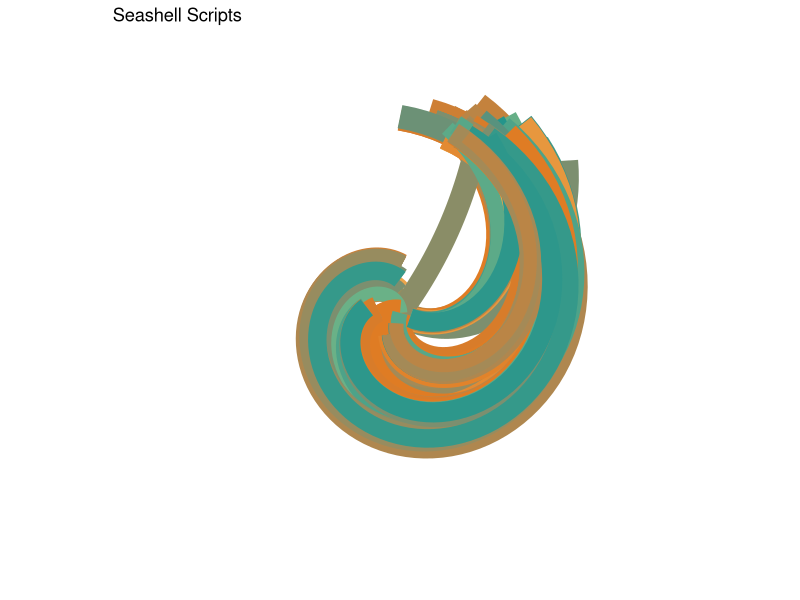
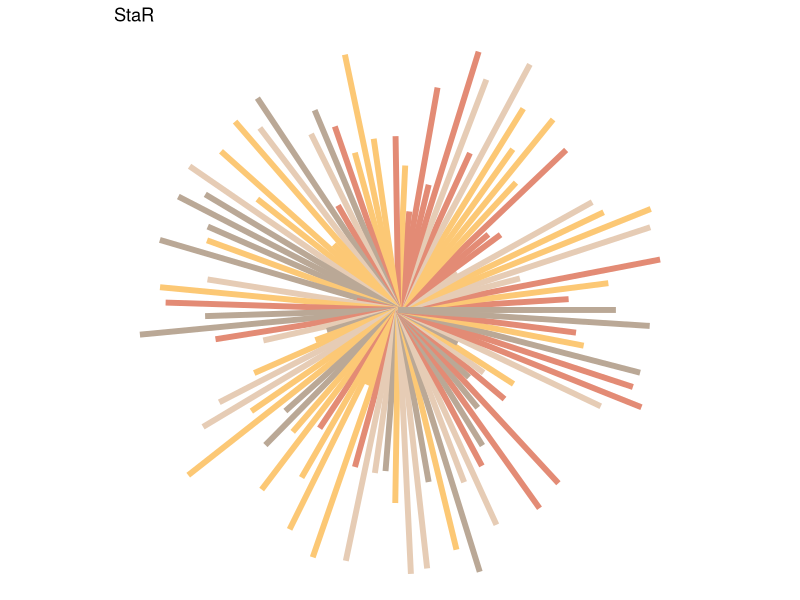

Recreate these plots in R, in order.
## ---- chunk 1
#| label: Libraries

library(tidyverse)
library(here)
library(ggthemes)
## ---- chunk 2
#| label: Data read in

surf <- read_csv(here("Data", "df_surf.csv"))
## ---- chunk 3
#| label: Data cleaning

surf_clean <- surf |>
  select_if(is.numeric)
## ---- chunk 4
#| label: Plotting

# surf and turf color palette
palette = c("#F4CC70", "#DE7A22", "#20948B", "#6AB187")

ggplot(
  data = surf_clean,
  mapping = aes(
    x = board_length,
    y = board_width,
    xend = wave_height_max,
    yend = wave_height_min,
    colour = surfer_height,
    size = surfer_age
  )) + 
  geom_segment(show.legend = FALSE) +
  coord_polar() +
  scale_y_continuous(expand = c(0, 0)) +
  scale_x_continuous(expand = c(0, 0)) + 
  scale_colour_gradientn(colours = palette) +
  scale_size(range = c(0, 10)) + 
  theme_void() +
  ggtitle("Seashell Scripts")
## ---- chunk 5
#| label: Data Sampling

sample_data <- function(seed = NULL, n = 100){
  if(!is.null(seed)) set.seed(seed)
  dat <- tibble(
    x0 = runif(n),
    y0 = runif(n),
    x1 = x0 + runif(n, min = -.2, max = .2),
    y1 = y0 + runif(n, min = -.2, max = .2),
    shade = runif(n), 
    size = runif(n),
    shape = factor(sample(0:22, size = n, replace = TRUE))
  )
}
## ---- chunk 6
#| label: Canva Sampling

sample_canva <- function(seed = NULL) {
  if(!is.null(seed)) set.seed(seed)
  sample(ggthemes::canva_palettes, 1)[[1]]
}
## ---- chunk 7
#| label: Get Data and Palette

dat <- sample_data(n = 100, seed = 1)
pal <- sample_canva(seed = 1)
## ---- chunk 8
#| label: Generate Art

polar_styled_plot <- function(data, palette) {
  n <- nrow(data)
  angles <- seq(0, 2 * pi, length.out = n)
  radii <- sqrt(data$x0)

  data <- data |>
    mutate(
      x = radii * cos(angles),
      y = radii * sin(angles),
      xend = 0,
      yend = 0,
      color = sample(palette, n, replace = TRUE)
    )
  
  plot <- ggplot(data, aes(x, y, color = color)) +
    scale_color_manual(values = palette) +
    coord_equal() +
    theme_void() +
    theme(legend.position = "none") +
    ggtitle("StaR")

  return(plot + geom_segment(aes(xend = xend, yend = yend), size = 2))
}
## ---- chunk 9
#| label: Plotting

polar_styled_plot(dat, pal)
